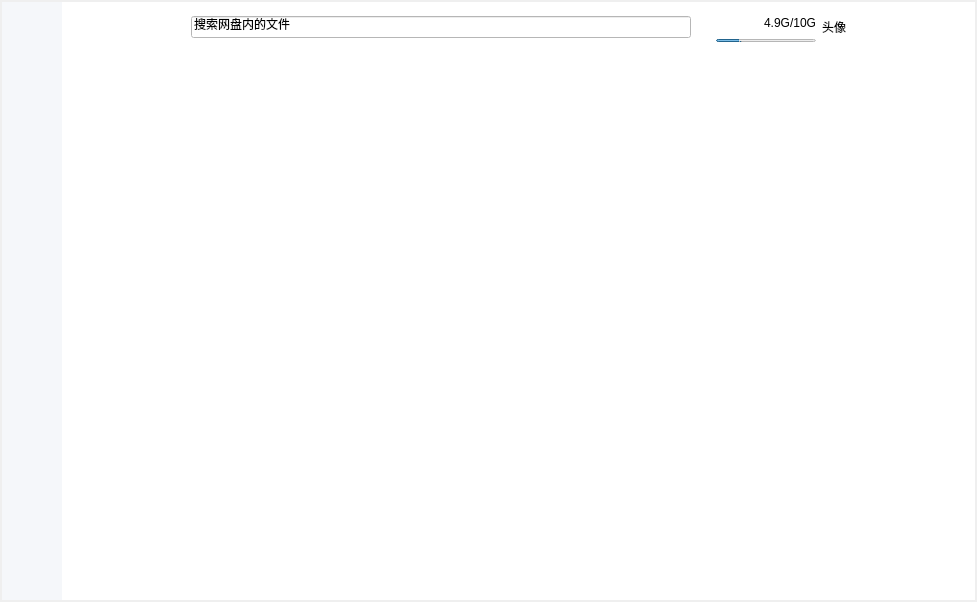
<?xml version="1.0" encoding="UTF-8"?>
<ui version="4.0">
 <class>MainWindow</class>
 <widget class="QWidget" name="MainWindow">
  <property name="geometry">
   <rect>
    <x>0</x>
    <y>0</y>
    <width>977</width>
    <height>602</height>
   </rect>
  </property>
  <property name="windowTitle">
   <string>TanCloud</string>
  </property>
  <property name="windowIcon">
   <iconset>
    <normaloff>../../resource/icon/MainWindow/cloud.svg</normaloff>../../resource/icon/MainWindow/cloud.svg</iconset>
  </property>
  <property name="styleSheet">
   <string notr="true"/>
  </property>
  <layout class="QGridLayout" name="mainwindow_layout">
   <property name="leftMargin">
    <number>2</number>
   </property>
   <property name="topMargin">
    <number>2</number>
   </property>
   <property name="rightMargin">
    <number>2</number>
   </property>
   <property name="bottomMargin">
    <number>2</number>
   </property>
   <property name="spacing">
    <number>0</number>
   </property>
   <item row="0" column="0">
    <layout class="QHBoxLayout" name="horizontalLayout">
     <property name="spacing">
      <number>0</number>
     </property>
     <item>
      <widget class="QWidget" name="side_bar" native="true">
       <property name="sizePolicy">
        <sizepolicy hsizetype="Fixed" vsizetype="Preferred">
         <horstretch>0</horstretch>
         <verstretch>0</verstretch>
        </sizepolicy>
       </property>
       <property name="minimumSize">
        <size>
         <width>60</width>
         <height>0</height>
        </size>
       </property>
       <property name="maximumSize">
        <size>
         <width>60</width>
         <height>16777215</height>
        </size>
       </property>
       <property name="styleSheet">
        <string notr="true">background-color: rgb(245, 247, 250);</string>
       </property>
       <layout class="QGridLayout" name="gridLayout">
        <property name="leftMargin">
         <number>5</number>
        </property>
        <property name="topMargin">
         <number>10</number>
        </property>
        <property name="rightMargin">
         <number>5</number>
        </property>
        <property name="bottomMargin">
         <number>20</number>
        </property>
        <property name="horizontalSpacing">
         <number>0</number>
        </property>
        <property name="verticalSpacing">
         <number>10</number>
        </property>
        <item row="0" column="0">
         <layout class="QVBoxLayout" name="verticalLayout_4">
          <item>
           <layout class="QVBoxLayout" name="verticalLayout_2">
            <item>
             <widget class="QLabel" name="sign">
              <property name="sizePolicy">
               <sizepolicy hsizetype="Fixed" vsizetype="Fixed">
                <horstretch>0</horstretch>
                <verstretch>0</verstretch>
               </sizepolicy>
              </property>
              <property name="minimumSize">
               <size>
                <width>50</width>
                <height>50</height>
               </size>
              </property>
              <property name="maximumSize">
               <size>
                <width>50</width>
                <height>50</height>
               </size>
              </property>
              <property name="text">
               <string/>
              </property>
              <property name="alignment">
               <set>Qt::AlignCenter</set>
              </property>
              <property name="wordWrap">
               <bool>true</bool>
              </property>
             </widget>
            </item>
            <item>
             <spacer name="verticalSpacer_2">
              <property name="orientation">
               <enum>Qt::Vertical</enum>
              </property>
              <property name="sizeHint" stdset="0">
               <size>
                <width>20</width>
                <height>40</height>
               </size>
              </property>
             </spacer>
            </item>
           </layout>
          </item>
          <item>
           <layout class="QVBoxLayout" name="verticalLayout">
            <property name="spacing">
             <number>50</number>
            </property>
            <item>
             <widget class="SideButton" name="file" native="true">
              <property name="styleSheet">
               <string notr="true"/>
              </property>
             </widget>
            </item>
            <item>
             <widget class="SideButton" name="transfer" native="true"/>
            </item>
            <item>
             <widget class="SideButton" name="share" native="true"/>
            </item>
           </layout>
          </item>
          <item>
           <layout class="QVBoxLayout" name="verticalLayout_3">
            <item>
             <spacer name="verticalSpacer">
              <property name="orientation">
               <enum>Qt::Vertical</enum>
              </property>
              <property name="sizeHint" stdset="0">
               <size>
                <width>20</width>
                <height>40</height>
               </size>
              </property>
             </spacer>
            </item>
            <item>
             <widget class="SideButton" name="setting" native="true"/>
            </item>
           </layout>
          </item>
         </layout>
        </item>
       </layout>
      </widget>
     </item>
     <item>
      <widget class="QWidget" name="widget_2" native="true">
       <property name="styleSheet">
        <string notr="true">background-color: rgb(255, 255, 255);</string>
       </property>
       <layout class="QGridLayout" name="gridLayout_6">
        <property name="leftMargin">
         <number>0</number>
        </property>
        <property name="topMargin">
         <number>0</number>
        </property>
        <property name="rightMargin">
         <number>0</number>
        </property>
        <property name="bottomMargin">
         <number>0</number>
        </property>
        <property name="spacing">
         <number>0</number>
        </property>
        <item row="0" column="0">
         <layout class="QVBoxLayout" name="verticalLayout_6">
          <item>
           <widget class="QWidget" name="top_bar" native="true">
            <property name="sizePolicy">
             <sizepolicy hsizetype="Preferred" vsizetype="Fixed">
              <horstretch>0</horstretch>
              <verstretch>0</verstretch>
             </sizepolicy>
            </property>
            <property name="minimumSize">
             <size>
              <width>0</width>
              <height>50</height>
             </size>
            </property>
            <property name="maximumSize">
             <size>
              <width>16777215</width>
              <height>50</height>
             </size>
            </property>
            <layout class="QGridLayout" name="gridLayout_5">
             <property name="topMargin">
              <number>0</number>
             </property>
             <property name="rightMargin">
              <number>0</number>
             </property>
             <property name="bottomMargin">
              <number>0</number>
             </property>
             <property name="horizontalSpacing">
              <number>10</number>
             </property>
             <property name="verticalSpacing">
              <number>0</number>
             </property>
             <item row="0" column="0">
              <layout class="QHBoxLayout" name="horizontalLayout_3">
               <item>
                <layout class="QHBoxLayout" name="horizontalLayout_2">
                 <property name="spacing">
                  <number>20</number>
                 </property>
                 <item>
                  <widget class="QPushButton" name="back">
                   <property name="sizePolicy">
                    <sizepolicy hsizetype="Fixed" vsizetype="Fixed">
                     <horstretch>0</horstretch>
                     <verstretch>0</verstretch>
                    </sizepolicy>
                   </property>
                   <property name="minimumSize">
                    <size>
                     <width>30</width>
                     <height>30</height>
                    </size>
                   </property>
                   <property name="maximumSize">
                    <size>
                     <width>30</width>
                     <height>30</height>
                    </size>
                   </property>
                   <property name="styleSheet">
                    <string notr="true">background-color: transparent;
border: none;</string>
                   </property>
                   <property name="text">
                    <string/>
                   </property>
                   <property name="iconSize">
                    <size>
                     <width>25</width>
                     <height>25</height>
                    </size>
                   </property>
                  </widget>
                 </item>
                 <item>
                  <widget class="QPushButton" name="next">
                   <property name="sizePolicy">
                    <sizepolicy hsizetype="Fixed" vsizetype="Fixed">
                     <horstretch>0</horstretch>
                     <verstretch>0</verstretch>
                    </sizepolicy>
                   </property>
                   <property name="minimumSize">
                    <size>
                     <width>30</width>
                     <height>30</height>
                    </size>
                   </property>
                   <property name="maximumSize">
                    <size>
                     <width>30</width>
                     <height>30</height>
                    </size>
                   </property>
                   <property name="styleSheet">
                    <string notr="true">background-color: transparent;
border: none;</string>
                   </property>
                   <property name="text">
                    <string/>
                   </property>
                   <property name="iconSize">
                    <size>
                     <width>25</width>
                     <height>25</height>
                    </size>
                   </property>
                  </widget>
                 </item>
                </layout>
               </item>
               <item>
                <spacer name="horizontalSpacer">
                 <property name="orientation">
                  <enum>Qt::Horizontal</enum>
                 </property>
                 <property name="sizeHint" stdset="0">
                  <size>
                   <width>40</width>
                   <height>20</height>
                  </size>
                 </property>
                </spacer>
               </item>
               <item>
                <widget class="QLineEdit" name="lineEdit">
                 <property name="sizePolicy">
                  <sizepolicy hsizetype="Fixed" vsizetype="Fixed">
                   <horstretch>0</horstretch>
                   <verstretch>0</verstretch>
                  </sizepolicy>
                 </property>
                 <property name="minimumSize">
                  <size>
                   <width>500</width>
                   <height>0</height>
                  </size>
                 </property>
                 <property name="maximumSize">
                  <size>
                   <width>500</width>
                   <height>16777215</height>
                  </size>
                 </property>
                 <property name="text">
                  <string>搜索网盘内的文件</string>
                 </property>
                </widget>
               </item>
               <item>
                <spacer name="horizontalSpacer_2">
                 <property name="orientation">
                  <enum>Qt::Horizontal</enum>
                 </property>
                 <property name="sizeHint" stdset="0">
                  <size>
                   <width>13</width>
                   <height>20</height>
                  </size>
                 </property>
                </spacer>
               </item>
               <item>
                <widget class="QWidget" name="widget_3" native="true">
                 <layout class="QGridLayout" name="gridLayout_3">
                  <property name="topMargin">
                   <number>0</number>
                  </property>
                  <property name="bottomMargin">
                   <number>0</number>
                  </property>
                  <item row="0" column="0">
                   <layout class="QVBoxLayout" name="verticalLayout_5">
                    <item>
                     <widget class="QLabel" name="label">
                      <property name="text">
                       <string>4.9G/10G</string>
                      </property>
                      <property name="alignment">
                       <set>Qt::AlignRight|Qt::AlignTrailing|Qt::AlignVCenter</set>
                      </property>
                     </widget>
                    </item>
                    <item>
                     <widget class="QProgressBar" name="progressBar">
                      <property name="sizePolicy">
                       <sizepolicy hsizetype="Fixed" vsizetype="Fixed">
                        <horstretch>0</horstretch>
                        <verstretch>0</verstretch>
                       </sizepolicy>
                      </property>
                      <property name="minimumSize">
                       <size>
                        <width>100</width>
                        <height>3</height>
                       </size>
                      </property>
                      <property name="maximumSize">
                       <size>
                        <width>100</width>
                        <height>3</height>
                       </size>
                      </property>
                      <property name="value">
                       <number>24</number>
                      </property>
                      <property name="alignment">
                       <set>Qt::AlignCenter</set>
                      </property>
                      <property name="format">
                       <string/>
                      </property>
                     </widget>
                    </item>
                   </layout>
                  </item>
                  <item row="0" column="1">
                   <widget class="QLabel" name="avatar">
                    <property name="text">
                     <string>头像</string>
                    </property>
                   </widget>
                  </item>
                 </layout>
                </widget>
               </item>
               <item>
                <widget class="QWidget" name="widget" native="true">
                 <property name="sizePolicy">
                  <sizepolicy hsizetype="Fixed" vsizetype="Fixed">
                   <horstretch>0</horstretch>
                   <verstretch>0</verstretch>
                  </sizepolicy>
                 </property>
                 <property name="minimumSize">
                  <size>
                   <width>120</width>
                   <height>30</height>
                  </size>
                 </property>
                 <property name="maximumSize">
                  <size>
                   <width>120</width>
                   <height>30</height>
                  </size>
                 </property>
                 <layout class="QGridLayout" name="gridLayout_2">
                  <property name="leftMargin">
                   <number>0</number>
                  </property>
                  <property name="topMargin">
                   <number>0</number>
                  </property>
                  <property name="rightMargin">
                   <number>0</number>
                  </property>
                  <property name="bottomMargin">
                   <number>0</number>
                  </property>
                  <property name="horizontalSpacing">
                   <number>20</number>
                  </property>
                  <property name="verticalSpacing">
                   <number>0</number>
                  </property>
                  <item row="0" column="0">
                   <widget class="QPushButton" name="min">
                    <property name="sizePolicy">
                     <sizepolicy hsizetype="Fixed" vsizetype="Fixed">
                      <horstretch>0</horstretch>
                      <verstretch>0</verstretch>
                     </sizepolicy>
                    </property>
                    <property name="minimumSize">
                     <size>
                      <width>20</width>
                      <height>20</height>
                     </size>
                    </property>
                    <property name="maximumSize">
                     <size>
                      <width>20</width>
                      <height>20</height>
                     </size>
                    </property>
                    <property name="styleSheet">
                     <string notr="true">background-color: transparent;
border: none;</string>
                    </property>
                    <property name="text">
                     <string/>
                    </property>
                    <property name="iconSize">
                     <size>
                      <width>15</width>
                      <height>15</height>
                     </size>
                    </property>
                   </widget>
                  </item>
                  <item row="0" column="1">
                   <widget class="QPushButton" name="max">
                    <property name="sizePolicy">
                     <sizepolicy hsizetype="Fixed" vsizetype="Fixed">
                      <horstretch>0</horstretch>
                      <verstretch>0</verstretch>
                     </sizepolicy>
                    </property>
                    <property name="minimumSize">
                     <size>
                      <width>20</width>
                      <height>20</height>
                     </size>
                    </property>
                    <property name="maximumSize">
                     <size>
                      <width>20</width>
                      <height>20</height>
                     </size>
                    </property>
                    <property name="styleSheet">
                     <string notr="true">background-color: transparent;
border: none;</string>
                    </property>
                    <property name="text">
                     <string/>
                    </property>
                    <property name="iconSize">
                     <size>
                      <width>15</width>
                      <height>15</height>
                     </size>
                    </property>
                   </widget>
                  </item>
                  <item row="0" column="2">
                   <widget class="QPushButton" name="close">
                    <property name="sizePolicy">
                     <sizepolicy hsizetype="Fixed" vsizetype="Fixed">
                      <horstretch>0</horstretch>
                      <verstretch>0</verstretch>
                     </sizepolicy>
                    </property>
                    <property name="minimumSize">
                     <size>
                      <width>20</width>
                      <height>20</height>
                     </size>
                    </property>
                    <property name="maximumSize">
                     <size>
                      <width>20</width>
                      <height>20</height>
                     </size>
                    </property>
                    <property name="styleSheet">
                     <string notr="true">background-color: transparent;
border: none;</string>
                    </property>
                    <property name="text">
                     <string/>
                    </property>
                    <property name="iconSize">
                     <size>
                      <width>15</width>
                      <height>15</height>
                     </size>
                    </property>
                   </widget>
                  </item>
                 </layout>
                </widget>
               </item>
              </layout>
             </item>
            </layout>
           </widget>
          </item>
          <item>
           <widget class="QStackedWidget" name="stackedWidget">
            <widget class="QWidget" name="page"/>
            <widget class="QWidget" name="page_2"/>
           </widget>
          </item>
         </layout>
        </item>
       </layout>
      </widget>
     </item>
    </layout>
   </item>
  </layout>
 </widget>
 <customwidgets>
  <customwidget>
   <class>SideButton</class>
   <extends>QWidget</extends>
   <header>SideButton.h</header>
   <container>1</container>
  </customwidget>
 </customwidgets>
 <resources/>
 <connections/>
</ui>
